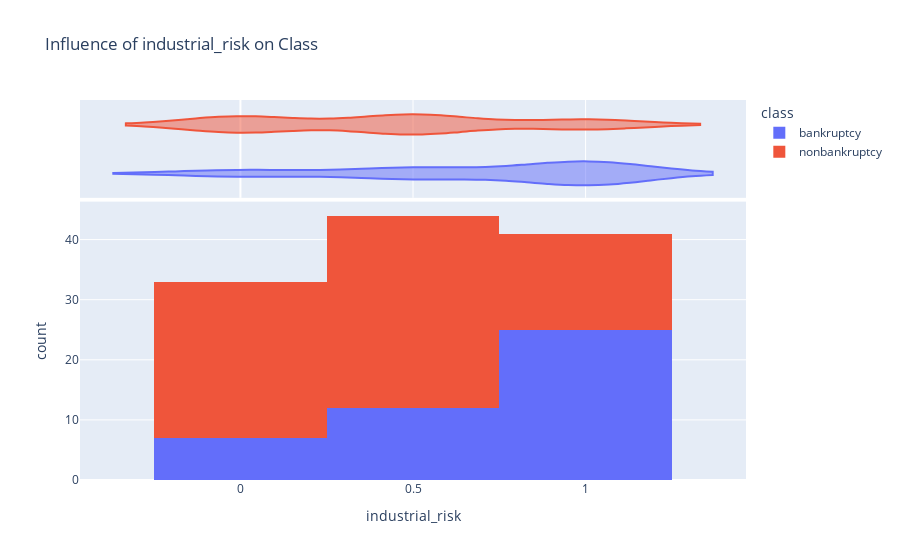
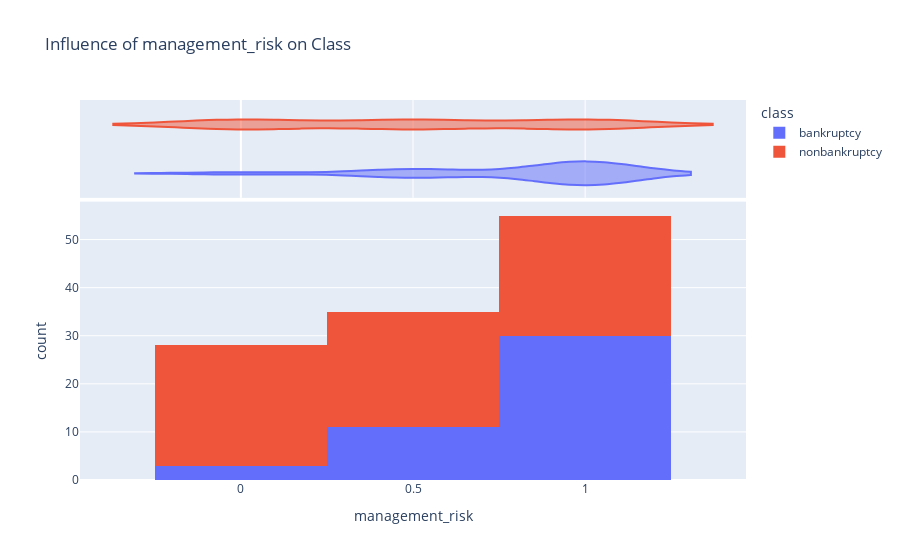
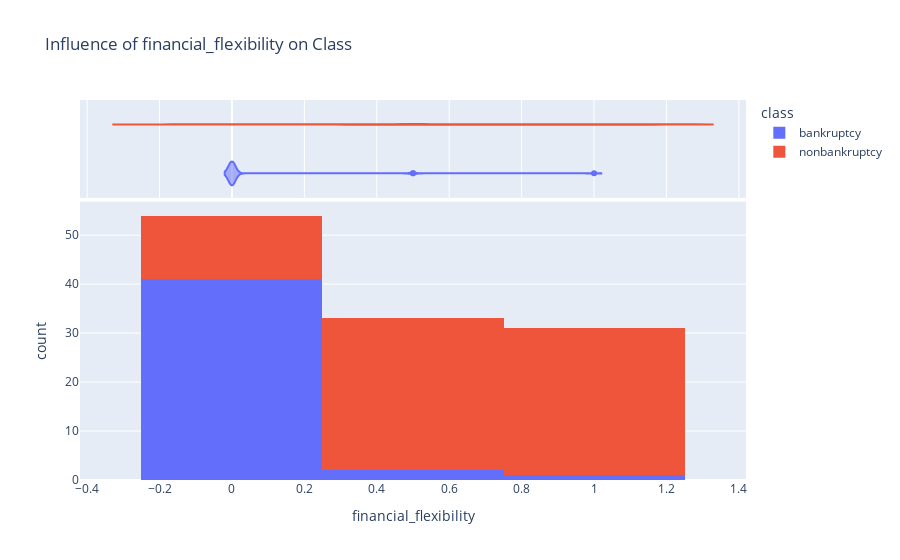
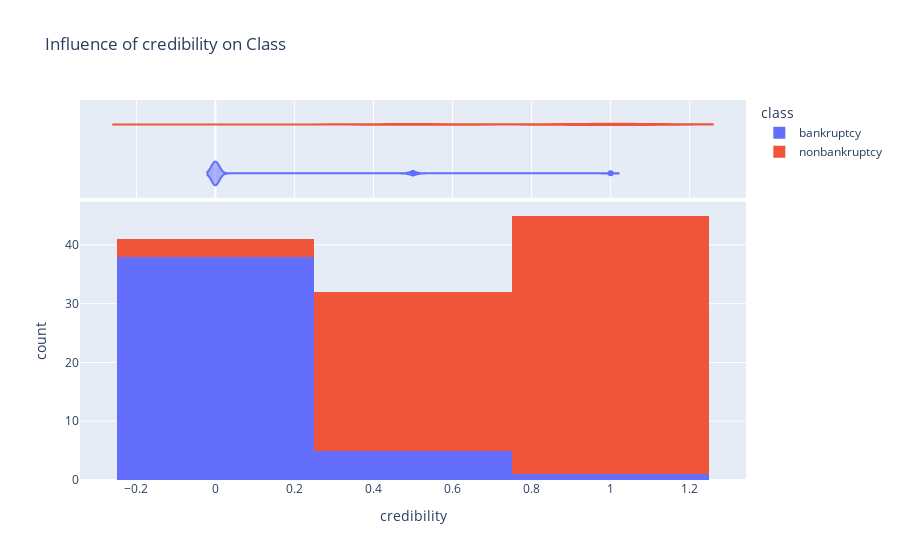

Notebook code cell kept with these figures, in order:
### Code cell
# List of features
features = ['industrial_risk', 'management_risk', 'financial_flexibility', 'credibility', 'competitiveness', 'operating_risk']

# Create an influence plot for each feature
for feature in features:
    fig = px.histogram(dd, x=feature, color='class', marginal='violin', title=f'Influence of {feature} on Class')
    fig.show()

### Figure 1 — Plotly figure (JSON) as saved in the notebook; plotly's stock layout.template omitted (floating-point values rounded to 4 significant figures)
{"data": [{"alignmentgroup": "True", "bingroup": "x", "hovertemplate": "class=bankruptcy<br>industrial_risk=%{x}<br>count=%{y}<extra></extra>", "legendgroup": "bankruptcy", "marker": {"color": "#636efa", "pattern": {"shape": ""}}, "name": "bankruptcy", "offsetgroup": "bankruptcy", "orientation": "v", "showlegend": true, "type": "histogram", "x": [1, 1, 1, 1, 0, 0.5, 1, 0, 0.5, 0.5, 0.5, 0, 0, 1, 1, 0, 0.5, 1, 1, 1, 1, 1, 1, 0.5, 0, 1, 1, 1, 0.5, 0.5, 1, 1, 1, 0.5, 0.5, 0, 1, 1, 0.5, 1, 1, 1, 1, 0.5], "xaxis": "x", "yaxis": "y"}, {"alignmentgroup": "True", "hovertemplate": "class=bankruptcy<br>industrial_risk=%{x}<extra></extra>", "legendgroup": "bankruptcy", "marker": {"color": "#636efa"}, "name": "bankruptcy", "offsetgroup": "bankruptcy", "scalegroup": "x", "showlegend": false, "type": "violin", "x": [1, 1, 1, 1, 0, 0.5, 1, 0, 0.5, 0.5, 0.5, 0, 0, 1, 1, 0, 0.5, 1, 1, 1, 1, 1, 1, 0.5, 0, 1, 1, 1, 0.5, 0.5, 1, 1, 1, 0.5, 0.5, 0, 1, 1, 0.5, 1, 1, 1, 1, 0.5], "xaxis": "x2", "yaxis": "y2"}, {"alignmentgroup": "True", "bingroup": "x", "hovertemplate": "class=nonbankruptcy<br>industrial_risk=%{x}<br>count=%{y}<extra></extra>", "legendgroup": "nonbankruptcy", "marker": {"color": "#EF553B", "pattern": {"shape": ""}}, "name": "nonbankruptcy", "offsetgroup": "nonbankruptcy", "orientation": "v", "showlegend": true, "type": "histogram", "x": [0.5, 0, 0, 1, 1, 1, 0.5, 0, 1, 0, 1, 0, 1, 0.5, 0.5, 0.5, 0.5, 1, 0.5, 0.5, 1, 1, 0, 0.5, 0.5, 0.5, 0, 0.5, 0.5, 0.5, 0.5, 0.5, 1, 1, 0.5, 0, 0, 0, 0, 0, 0.5, 0.5, 0, 0.5, 0, 0.5, 0.5, 0, 0.5, 1, 0, 1, 0.5, 0, 0.5, 0.5, 0, 0, 0, 0.5, 0.5, 0.5, 0, 0.5, 0, 0, 0, 1, 1, 1, 0.5, 0.5, 0, 0], "xaxis": "x", "yaxis": "y"}, {"alignmentgroup": "True", "hovertemplate": "class=nonbankruptcy<br>industrial_risk=%{x}<extra></extra>", "legendgroup": "nonbankruptcy", "marker": {"color": "#EF553B"}, "name": "nonbankruptcy", "offsetgroup": "nonbankruptcy", "scalegroup": "x", "showlegend": false, "type": "violin", "x": [0.5, 0, 0, 1, 1, 1, 0.5, 0, 1, 0, 1, 0, 1, 0.5, 0.5, 0.5, 0.5, 1, 0.5, 0.5, 1, 1, 0, 0.5, 0.5, 0.5, 0, 0.5, 0.5, 0.5, 0.5, 0.5, 1, 1, 0.5, 0, 0, 0, 0, 0, 0.5, 0.5, 0, 0.5, 0, 0.5, 0.5, 0, 0.5, 1, 0, 1, 0.5, 0, 0.5, 0.5, 0, 0, 0, 0.5, 0.5, 0.5, 0, 0.5, 0, 0, 0, 1, 1, 1, 0.5, 0.5, 0, 0], "xaxis": "x2", "yaxis": "y2"}], "layout": {"barmode": "relative", "legend": {"title": {"text": "class"}, "tracegroupgap": 0}, "title": {"text": "Influence of industrial_risk on Class"}, "xaxis": {"anchor": "y", "domain": [0, 1], "title": {"text": "industrial_risk"}}, "xaxis2": {"anchor": "y2", "domain": [0, 1], "matches": "x", "showgrid": true, "showticklabels": false}, "yaxis": {"anchor": "x", "domain": [0, 0.7326], "title": {"text": "count"}}, "yaxis2": {"anchor": "x2", "domain": [0.7426, 1], "matches": "y2", "showgrid": false, "showline": false, "showticklabels": false, "ticks": ""}}}

### Figure 2 — Plotly figure (JSON) as saved in the notebook; plotly's stock layout.template omitted (floating-point values rounded to 4 significant figures)
{"data": [{"alignmentgroup": "True", "bingroup": "x", "hovertemplate": "class=bankruptcy<br>management_risk=%{x}<br>count=%{y}<extra></extra>", "legendgroup": "bankruptcy", "marker": {"color": "#636efa", "pattern": {"shape": ""}}, "name": "bankruptcy", "offsetgroup": "bankruptcy", "orientation": "v", "showlegend": true, "type": "histogram", "x": [0, 1, 1, 1, 1, 1, 1, 1, 1, 0.5, 1, 0.5, 1, 0.5, 1, 0, 0, 1, 0.5, 1, 1, 1, 1, 1, 1, 1, 1, 1, 0.5, 0.5, 1, 0.5, 1, 0.5, 1, 1, 0.5, 1, 0.5, 0.5, 1, 1, 1, 1], "xaxis": "x", "yaxis": "y"}, {"alignmentgroup": "True", "hovertemplate": "class=bankruptcy<br>management_risk=%{x}<extra></extra>", "legendgroup": "bankruptcy", "marker": {"color": "#636efa"}, "name": "bankruptcy", "offsetgroup": "bankruptcy", "scalegroup": "x", "showlegend": false, "type": "violin", "x": [0, 1, 1, 1, 1, 1, 1, 1, 1, 0.5, 1, 0.5, 1, 0.5, 1, 0, 0, 1, 0.5, 1, 1, 1, 1, 1, 1, 1, 1, 1, 0.5, 0.5, 1, 0.5, 1, 0.5, 1, 1, 0.5, 1, 0.5, 0.5, 1, 1, 1, 1], "xaxis": "x2", "yaxis": "y2"}, {"alignmentgroup": "True", "bingroup": "x", "hovertemplate": "class=nonbankruptcy<br>management_risk=%{x}<br>count=%{y}<extra></extra>", "legendgroup": "nonbankruptcy", "marker": {"color": "#EF553B", "pattern": {"shape": ""}}, "name": "nonbankruptcy", "offsetgroup": "nonbankruptcy", "orientation": "v", "showlegend": true, "type": "histogram", "x": [0.5, 0, 0, 1, 1, 1, 0.5, 1, 0, 1, 0, 1, 0, 1, 0, 0.5, 0.5, 0.5, 1, 0, 1, 1, 0.5, 0, 1, 0, 0.5, 1, 1, 1, 0.5, 0, 0, 1, 0.5, 0.5, 1, 0.5, 0.5, 0, 0, 0, 0.5, 0, 0.5, 0, 0, 0.5, 1, 0, 1, 1, 0.5, 0.5, 1, 0.5, 0.5, 0.5, 0, 0.5, 0, 0, 0, 0.5, 0, 0, 0, 1, 1, 1, 0.5, 0.5, 1, 1], "xaxis": "x", "yaxis": "y"}, {"alignmentgroup": "True", "hovertemplate": "class=nonbankruptcy<br>management_risk=%{x}<extra></extra>", "legendgroup": "nonbankruptcy", "marker": {"color": "#EF553B"}, "name": "nonbankruptcy", "offsetgroup": "nonbankruptcy", "scalegroup": "x", "showlegend": false, "type": "violin", "x": [0.5, 0, 0, 1, 1, 1, 0.5, 1, 0, 1, 0, 1, 0, 1, 0, 0.5, 0.5, 0.5, 1, 0, 1, 1, 0.5, 0, 1, 0, 0.5, 1, 1, 1, 0.5, 0, 0, 1, 0.5, 0.5, 1, 0.5, 0.5, 0, 0, 0, 0.5, 0, 0.5, 0, 0, 0.5, 1, 0, 1, 1, 0.5, 0.5, 1, 0.5, 0.5, 0.5, 0, 0.5, 0, 0, 0, 0.5, 0, 0, 0, 1, 1, 1, 0.5, 0.5, 1, 1], "xaxis": "x2", "yaxis": "y2"}], "layout": {"barmode": "relative", "legend": {"title": {"text": "class"}, "tracegroupgap": 0}, "title": {"text": "Influence of management_risk on Class"}, "xaxis": {"anchor": "y", "domain": [0, 1], "title": {"text": "management_risk"}}, "xaxis2": {"anchor": "y2", "domain": [0, 1], "matches": "x", "showgrid": true, "showticklabels": false}, "yaxis": {"anchor": "x", "domain": [0, 0.7326], "title": {"text": "count"}}, "yaxis2": {"anchor": "x2", "domain": [0.7426, 1], "matches": "y2", "showgrid": false, "showline": false, "showticklabels": false, "ticks": ""}}}

### Figure 3 — Plotly figure (JSON) as saved in the notebook; plotly's stock layout.template omitted (floating-point values rounded to 4 significant figures)
{"data": [{"alignmentgroup": "True", "bingroup": "x", "hovertemplate": "class=bankruptcy<br>financial_flexibility=%{x}<br>count=%{y}<extra></extra>", "legendgroup": "bankruptcy", "marker": {"color": "#636efa", "pattern": {"shape": ""}}, "name": "bankruptcy", "offsetgroup": "bankruptcy", "orientation": "v", "showlegend": true, "type": "histogram", "x": [0, 0, 0, 0.5, 0, 0, 0, 0, 0, 0, 0, 0, 0, 0, 0, 0, 0, 0, 0, 0, 0, 0, 0, 0, 0, 0, 0, 0, 0, 0, 0, 1, 0, 0, 0, 0, 0, 0, 0, 0, 0, 0, 0.5, 0], "xaxis": "x", "yaxis": "y"}, {"alignmentgroup": "True", "hovertemplate": "class=bankruptcy<br>financial_flexibility=%{x}<extra></extra>", "legendgroup": "bankruptcy", "marker": {"color": "#636efa"}, "name": "bankruptcy", "offsetgroup": "bankruptcy", "scalegroup": "x", "showlegend": false, "type": "violin", "x": [0, 0, 0, 0.5, 0, 0, 0, 0, 0, 0, 0, 0, 0, 0, 0, 0, 0, 0, 0, 0, 0, 0, 0, 0, 0, 0, 0, 0, 0, 0, 0, 1, 0, 0, 0, 0, 0, 0, 0, 0, 0, 0, 0.5, 0], "xaxis": "x2", "yaxis": "y2"}, {"alignmentgroup": "True", "bingroup": "x", "hovertemplate": "class=nonbankruptcy<br>financial_flexibility=%{x}<br>count=%{y}<extra></extra>", "legendgroup": "nonbankruptcy", "marker": {"color": "#EF553B", "pattern": {"shape": ""}}, "name": "nonbankruptcy", "offsetgroup": "nonbankruptcy", "orientation": "v", "showlegend": true, "type": "histogram", "x": [0.5, 0.5, 1, 0.5, 0.5, 1, 1, 0.5, 1, 1, 0.5, 1, 1, 0.5, 1, 0.5, 0.5, 1, 1, 1, 1, 1, 1, 1, 0, 1, 1, 0.5, 0.5, 0.5, 0, 1, 0, 1, 0.5, 0.5, 0, 0, 0.5, 0.5, 0, 0.5, 0, 0, 0.5, 0.5, 1, 0.5, 0, 0, 0.5, 1, 0.5, 0.5, 0, 0, 0.5, 1, 0.5, 0.5, 0, 0.5, 1, 1, 0.5, 1, 1, 1, 0.5, 0.5, 1, 1, 0.5, 1], "xaxis": "x", "yaxis": "y"}, {"alignmentgroup": "True", "hovertemplate": "class=nonbankruptcy<br>financial_flexibility=%{x}<extra></extra>", "legendgroup": "nonbankruptcy", "marker": {"color": "#EF553B"}, "name": "nonbankruptcy", "offsetgroup": "nonbankruptcy", "scalegroup": "x", "showlegend": false, "type": "violin", "x": [0.5, 0.5, 1, 0.5, 0.5, 1, 1, 0.5, 1, 1, 0.5, 1, 1, 0.5, 1, 0.5, 0.5, 1, 1, 1, 1, 1, 1, 1, 0, 1, 1, 0.5, 0.5, 0.5, 0, 1, 0, 1, 0.5, 0.5, 0, 0, 0.5, 0.5, 0, 0.5, 0, 0, 0.5, 0.5, 1, 0.5, 0, 0, 0.5, 1, 0.5, 0.5, 0, 0, 0.5, 1, 0.5, 0.5, 0, 0.5, 1, 1, 0.5, 1, 1, 1, 0.5, 0.5, 1, 1, 0.5, 1], "xaxis": "x2", "yaxis": "y2"}], "layout": {"barmode": "relative", "legend": {"title": {"text": "class"}, "tracegroupgap": 0}, "title": {"text": "Influence of financial_flexibility on Class"}, "xaxis": {"anchor": "y", "domain": [0, 1], "title": {"text": "financial_flexibility"}}, "xaxis2": {"anchor": "y2", "domain": [0, 1], "matches": "x", "showgrid": true, "showticklabels": false}, "yaxis": {"anchor": "x", "domain": [0, 0.7326], "title": {"text": "count"}}, "yaxis2": {"anchor": "x2", "domain": [0.7426, 1], "matches": "y2", "showgrid": false, "showline": false, "showticklabels": false, "ticks": ""}}}

### Figure 4 — Plotly figure (JSON) as saved in the notebook; plotly's stock layout.template omitted (floating-point values rounded to 4 significant figures)
{"data": [{"alignmentgroup": "True", "bingroup": "x", "hovertemplate": "class=bankruptcy<br>credibility=%{x}<br>count=%{y}<extra></extra>", "legendgroup": "bankruptcy", "marker": {"color": "#636efa", "pattern": {"shape": ""}}, "name": "bankruptcy", "offsetgroup": "bankruptcy", "orientation": "v", "showlegend": true, "type": "histogram", "x": [0, 0, 0.5, 0, 0, 0, 0, 0, 0, 0, 0, 0, 0, 0, 0, 0, 0, 0, 0, 1, 0, 0, 0.5, 0, 0, 0, 0, 0, 0, 0, 0.5, 0.5, 0, 0, 0, 0, 0, 0, 0, 0, 0, 0.5, 0, 0], "xaxis": "x", "yaxis": "y"}, {"alignmentgroup": "True", "hovertemplate": "class=bankruptcy<br>credibility=%{x}<extra></extra>", "legendgroup": "bankruptcy", "marker": {"color": "#636efa"}, "name": "bankruptcy", "offsetgroup": "bankruptcy", "scalegroup": "x", "showlegend": false, "type": "violin", "x": [0, 0, 0.5, 0, 0, 0, 0, 0, 0, 0, 0, 0, 0, 0, 0, 0, 0, 0, 0, 1, 0, 0, 0.5, 0, 0, 0, 0, 0, 0, 0, 0.5, 0.5, 0, 0, 0, 0, 0, 0, 0, 0, 0, 0.5, 0, 0], "xaxis": "x2", "yaxis": "y2"}, {"alignmentgroup": "True", "bingroup": "x", "hovertemplate": "class=nonbankruptcy<br>credibility=%{x}<br>count=%{y}<extra></extra>", "legendgroup": "nonbankruptcy", "marker": {"color": "#EF553B", "pattern": {"shape": ""}}, "name": "nonbankruptcy", "offsetgroup": "nonbankruptcy", "orientation": "v", "showlegend": true, "type": "histogram", "x": [0.5, 1, 1, 1, 1, 1, 0.5, 0.5, 1, 1, 1, 1, 0.5, 1, 0.5, 1, 0.5, 1, 0.5, 0.5, 0.5, 1, 1, 1, 0.5, 0.5, 0.5, 0.5, 0.5, 0.5, 1, 1, 1, 1, 1, 1, 1, 0.5, 1, 1, 1, 1, 0.5, 1, 0.5, 1, 1, 0, 0, 1, 0, 1, 1, 1, 1, 1, 1, 0.5, 0.5, 0.5, 1, 1, 1, 1, 1, 1, 0.5, 0.5, 1, 0.5, 0.5, 0.5, 0.5, 1], "xaxis": "x", "yaxis": "y"}, {"alignmentgroup": "True", "hovertemplate": "class=nonbankruptcy<br>credibility=%{x}<extra></extra>", "legendgroup": "nonbankruptcy", "marker": {"color": "#EF553B"}, "name": "nonbankruptcy", "offsetgroup": "nonbankruptcy", "scalegroup": "x", "showlegend": false, "type": "violin", "x": [0.5, 1, 1, 1, 1, 1, 0.5, 0.5, 1, 1, 1, 1, 0.5, 1, 0.5, 1, 0.5, 1, 0.5, 0.5, 0.5, 1, 1, 1, 0.5, 0.5, 0.5, 0.5, 0.5, 0.5, 1, 1, 1, 1, 1, 1, 1, 0.5, 1, 1, 1, 1, 0.5, 1, 0.5, 1, 1, 0, 0, 1, 0, 1, 1, 1, 1, 1, 1, 0.5, 0.5, 0.5, 1, 1, 1, 1, 1, 1, 0.5, 0.5, 1, 0.5, 0.5, 0.5, 0.5, 1], "xaxis": "x2", "yaxis": "y2"}], "layout": {"barmode": "relative", "legend": {"title": {"text": "class"}, "tracegroupgap": 0}, "title": {"text": "Influence of credibility on Class"}, "xaxis": {"anchor": "y", "domain": [0, 1], "title": {"text": "credibility"}}, "xaxis2": {"anchor": "y2", "domain": [0, 1], "matches": "x", "showgrid": true, "showticklabels": false}, "yaxis": {"anchor": "x", "domain": [0, 0.7326], "title": {"text": "count"}}, "yaxis2": {"anchor": "x2", "domain": [0.7426, 1], "matches": "y2", "showgrid": false, "showline": false, "showticklabels": false, "ticks": ""}}}
